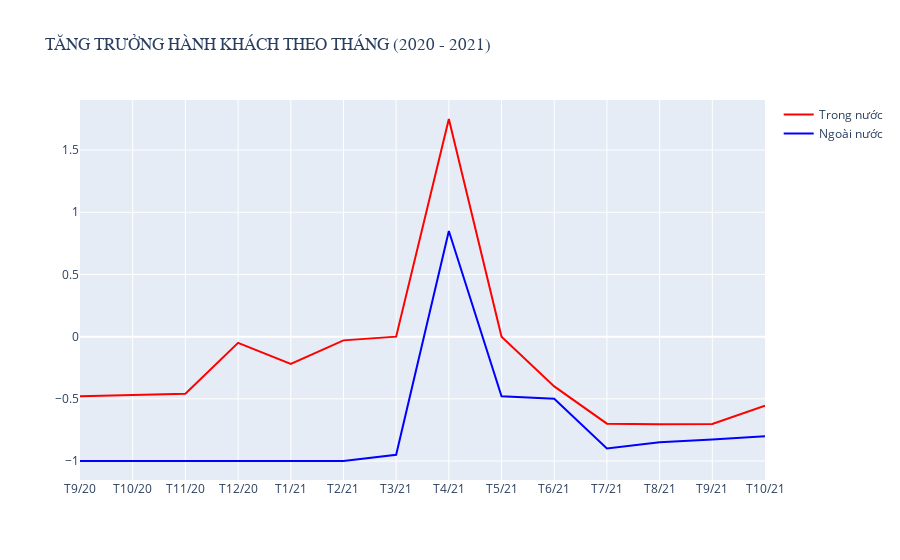

Source (notebook cell):
### Markdown cell above
**LƯỢNG HÀNH KHÁCH VẬN CHUYỂN GIẢM MẠNH**

Năm 2020, Du lịch Việt Nam phải gánh chịu những tổn thất vô cùng nặng nề do ảnh hưởng của dịch Covid-19. Sau nhiều năm liên tục đạt mức tăng ấn tượng, năm 2020 Việt Nam lần đầu tiên ghi nhận sự sụt giảm mạnh về lượng khách du lịch quốc tế và nội địa do ảnh hưởng của dịch Covid-19. Tổng số lượt khách do các cơ sở lưu trú phục vụ năm 2020 đạt 97,3 triệu lượt khách, giảm 44% so với năm trước; số lượt khách do các công ty lữ hành phục vụ là 3,7 triệu lượt khách, giảm 80,1%. Khách quốc tế đến Việt Nam giảm 78,7% so với năm trước, chỉ đạt 3,8 triệu lượt người. Số lượng khách du lịch nội địa và quốc tế giảm mạnh đã kéo theo doanh thu cho các cơ sở lưu trú và lữ hành cũng sụt giảm nghiêm trọng, ước tính đạt 61,8 nghìn tỷ đồng, giảm 43,2%.

### Code cell
months = np.array(["T9/20" , "T10/20" , "T11/20" , "T12/20" , "T1/21" , "T2/21" , "T3/21" , "T4/21" , "T5/21" , "T6/21" , "T7/21" , "T8/21" , "T9/21" , "T10/21"] )
domestiRates = np.array([-0.48 , -0.47 , -0.46 , -0.05 , -0.22 , -0.03 , 0 , 1.75 , 0 , -0.4 , -0.7 , -0.705 ,-0.703 , -0.555])   
foreignRates = np.array([-1 ,-1 ,-1 , -1 , -1  , -1 , -0.95 , 0.85 ,-0.48 , -0.5 ,-0.9 ,-0.85 , -0.827 ,-0.8])

# Vẽ đồ thị
fig = go.Figure()
fig.add_trace(go.Scatter(x=months, y=domestiRates,
                    mode='lines',
                    name='Trong nước',
                    line_color='red'))
fig.add_trace(go.Scatter(x=months, y=foreignRates,
                    mode='lines',
                    name='Ngoài nước',
                    line_color='blue'))
fig.update_layout(title='TĂNG TRƯỞNG HÀNH KHÁCH THEO THÁNG (2020 - 2021)',
                   xaxis_title=' ',
                   yaxis_title=' ',
                   title_font_family="Times New Roman")
fig.show()

### Figure 1 — Plotly figure (JSON) as saved in the notebook; plotly's stock layout.template omitted (floating-point values rounded to 4 significant figures)
{"data": [{"line": {"color": "red"}, "mode": "lines", "name": "Trong nước", "type": "scatter", "x": ["T9/20", "T10/20", "T11/20", "T12/20", "T1/21", "T2/21", "T3/21", "T4/21", "T5/21", "T6/21", "T7/21", "T8/21", "T9/21", "T10/21"], "y": [-0.48, -0.47, -0.46, -0.05, -0.22, -0.03, 0, 1.75, 0, -0.4, -0.7, -0.705, -0.703, -0.555]}, {"line": {"color": "blue"}, "mode": "lines", "name": "Ngoài nước", "type": "scatter", "x": ["T9/20", "T10/20", "T11/20", "T12/20", "T1/21", "T2/21", "T3/21", "T4/21", "T5/21", "T6/21", "T7/21", "T8/21", "T9/21", "T10/21"], "y": [-1, -1, -1, -1, -1, -1, -0.95, 0.85, -0.48, -0.5, -0.9, -0.85, -0.827, -0.8]}], "layout": {"title": {"font": {"family": "Times New Roman"}, "text": "TĂNG TRƯỞNG HÀNH KHÁCH THEO THÁNG (2020 - 2021)"}, "xaxis": {"title": {"text": " "}}, "yaxis": {"title": {"text": " "}}}}
